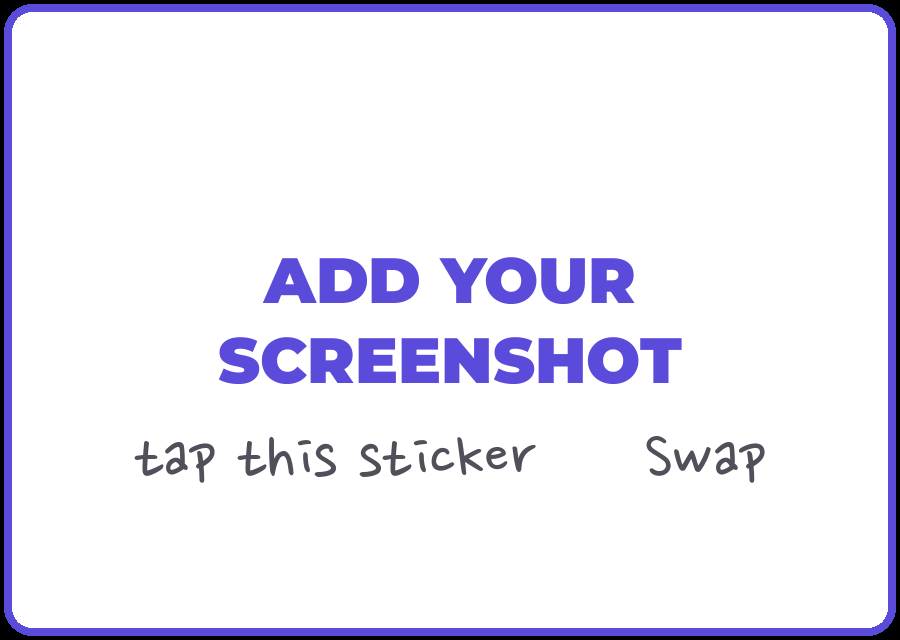
#> input picture onetake/assets/placeholder.png, 900 x 640 px; its folder holds only this picture in this run
$ python -i analyze.py   (imports and definitions only)   (older library calls are emulated)
#> lines starting #> are read from the running program, lines starting #| are printed output that depends on the picture; after the words box and inside, x2 and y2 are one past the last pixel; in counts of white or black regions, pixels touching at a corner belong together
"""Video analysis: find faces to cover, and pick the best moment of a B-roll clip."""
import math
from pathlib import Path

import cv2
import numpy as np

from . import config


# [140 lines left out: functions _frames, detect_faces, _merge, face_at, best_moment, not called in this run]


# ---------------------------------------------------------------------------
# Burned-in captions (e.g. a CapCut export): find them, and paint them out.

def text_lines(bgr, ref_h=None):
    """Find caption-like text in a frame. Returns (mask of text pixels, [boxes x0,y0,x1,y1 in px]).
    Captions are bright/colored letters with a dark outline or shadow, in wide short lines,
    made of several separate letters (so logos and single bright shapes are ignored)."""
    h, w = bgr.shape[:2]
    rh = ref_h or h  # full-frame height at this scale (bgr may be a horizontal strip)
    gray = cv2.cvtColor(bgr, cv2.COLOR_BGR2GRAY)
    hsv = cv2.cvtColor(bgr, cv2.COLOR_BGR2HSV)
    bright = (gray > 185) | ((hsv[:, :, 1] > 110) & (hsv[:, :, 2] > 170))
    dark = (gray < 70).astype(np.uint8)
    near_dark = cv2.dilate(dark, np.ones((5, 5), np.uint8)) > 0
    cand = (bright & near_dark).astype(np.uint8)
    lines = cv2.morphologyEx(cand, cv2.MORPH_CLOSE, cv2.getStructuringElement(cv2.MORPH_RECT, (max(9, w // 25), 3)))
    n, lab, stats, _ = cv2.connectedComponentsWithStats(lines, 8)
    boxes = []
    mask = np.zeros_like(cand)
    for i in range(1, n):
        x, y, bw, bh, area = stats[i]
        if bw < w * 0.12 or not (rh * 0.012 <= bh <= rh * 0.12) or bw < bh * 2.2:
            continue
        cx = x + bw / 2
        if not (w * 0.15 < cx < w * 0.85):
            continue
        sub = cand[y:y + bh, x:x + bw]
        if sub.mean() < 0.08:
            continue
        letters = cv2.connectedComponents(sub, 8)[0] - 1
        if letters < 4:
            continue
        boxes.append((int(x), int(y), int(x + bw), int(y + bh)))
        mask[lab == i] = 1  # the whole closed text line, not just the letter fill
    return mask, boxes


# [39 lines left out: function scan_burned_text, not called in this run]


def remove_burned_text(frame, band=None, scale=0.5, state=None):
    """Paint out burned-in caption text in place (inside the band of the frame, if given).
    Pass the same `state` dict for consecutive frames: if detection misses a frame, the last
    mask is reused briefly so old captions don't flicker back."""
    H, W = frame.shape[:2]
    y0, y1 = (int(band[0] * H), int(band[1] * H)) if band else (0, H)
    roi = frame[y0:y1]
    if roi.size == 0:
        return
    small = cv2.resize(roi, (int(W * scale), max(1, int((y1 - y0) * scale))), interpolation=cv2.INTER_AREA)
    mask, boxes = text_lines(small, ref_h=H * scale)
    if state is not None:
        if boxes:
            state["mask"], state["miss"] = mask, 0
        elif state.get("mask") is not None and state.get("miss", 0) < 4 and state["mask"].shape == mask.shape:
            mask, boxes = state["mask"], [None]
            state["miss"] = state.get("miss", 0) + 1
    if not boxes:
        return
    # cover each text line plus its outline and drop shadow
    k = max(9, int(small.shape[1] * 0.03)) | 1
    m = cv2.dilate(mask, cv2.getStructuringElement(cv2.MORPH_ELLIPSE, (k, k)))
    filled = cv2.inpaint(small, m * 255, 7, cv2.INPAINT_TELEA)
    filled = cv2.GaussianBlur(filled, (9, 9), 0)
    big = cv2.resize(filled, (W, y1 - y0), interpolation=cv2.INTER_LINEAR)
    mb = cv2.resize(cv2.GaussianBlur(m.astype(np.float32), (5, 5), 0), (W, y1 - y0))[:, :, None]
    mb = np.clip(mb * 1.2, 0, 1)
    frame[y0:y1] = (big * mb + roi * (1 - mb)).astype(np.uint8)


# [24 lines left out: function face_focus, not called in this run]

>>> import cv2
>>> picture = cv2.imread('../assets/placeholder.png')
#> picture is the input picture: shape (640, 900, 3); mean B, G, R 244.8, 232.8, 234.1
>>> result = remove_burned_text(picture)
#> in remove_burned_text, `small = cv2.resize(roi, (int(W * scale), max(1, int((y1 - y0) * scale)..`:
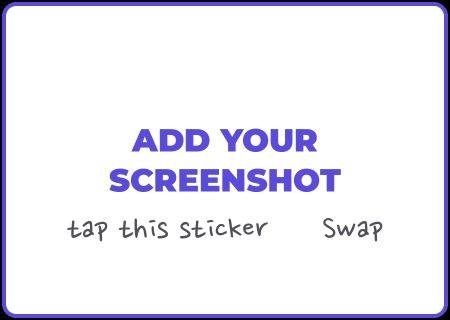
#> small: shape (320, 450, 3); mean B, G, R 244.8, 232.8, 234.1
#> in text_lines, `gray = cv2.cvtColor(bgr, cv2.COLOR_BGR2GRAY)`:
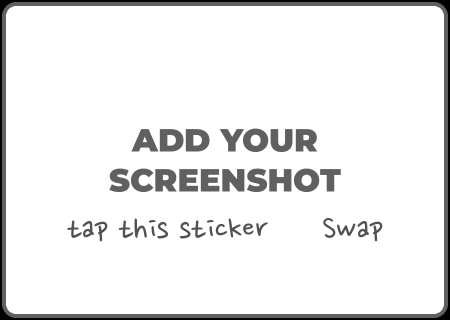
#> gray: shape (320, 450); min 0, max 255, mean 234.5
#> in text_lines, `hsv = cv2.cvtColor(bgr, cv2.COLOR_BGR2HSV)`: hsv: shape (320, 450, 3); mean H, S, V 12.6, 14.1, 244.8
#> in text_lines, `bright = (gray > 185) | ((hsv[:, :, 1] > 110) & (hsv[:, :, 2] > 170))`:
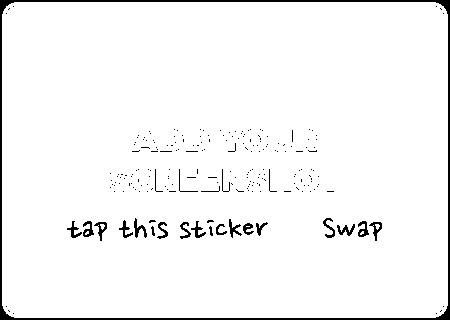
#> bright: shape (320, 450) bool; 96.4% white; 213 black regions (189 under 20 px), largest, box (x1, y1, x2, y2) and area: (0, 0, 450, 320) 3272, (134, 218, 147, 238) 102, (337, 224, 355, 236) 98
#> in text_lines, `dark = (gray < 70).astype(np.uint8)`:
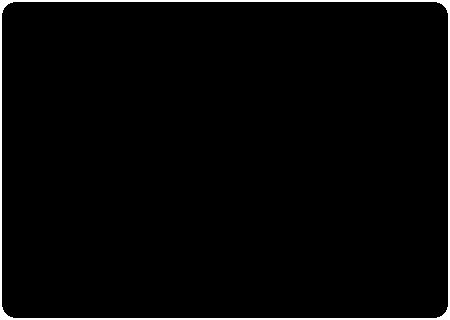
#> dark: shape (320, 450); values 0 (black) and 1 (white), 2.2% white; 1 white region, box (x1, y1, x2, y2) and area: (0, 0, 450, 320) 3240
#> in text_lines, `near_dark = cv2.dilate(dark, np.ones((5, 5), np.uint8)) > 0`:
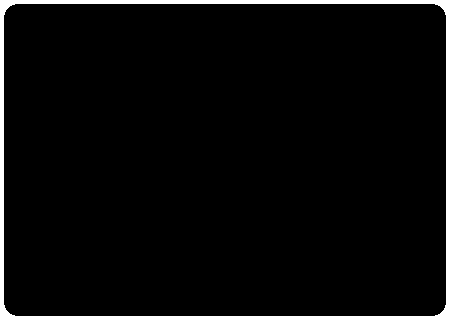
#> near_dark: shape (320, 450) bool; 4.4% white; 1 white region, box (x1, y1, x2, y2) and area: (0, 0, 450, 320) 6272
#> in text_lines, `cand = (bright & near_dark).astype(np.uint8)`:
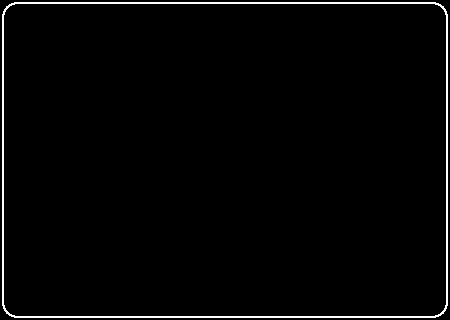
#> cand: shape (320, 450); values 0 (black) and 1 (white), 2.1% white in thin lines or dots
#> in text_lines, `lines = cv2.morphologyEx(cand, cv2.MORPH_CLOSE, cv2.getStructuringElem..`:
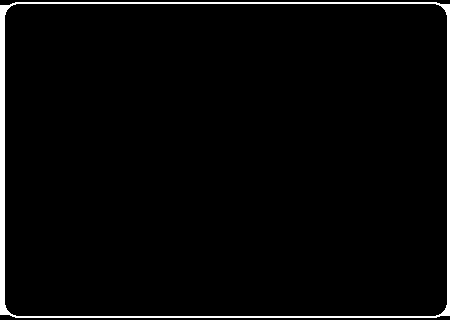
#> lines: shape (320, 450); values 0 (black) and 1 (white), 3% white; 1 white region, box (x1, y1, x2, y2) and area: (0, 2, 450, 318) 4352
#> in text_lines, `n, lab, stats, _ = cv2.connectedComponentsWithStats(lines, 8)`: n = 2; stats = [[0, 0, 450, 320, 139648], [0, 2, 450, 316, 4352]]
#> the loop in text_lines, `for i in range(1, n):` made 1 pass
#> after the loop in text_lines, `for i in range(1, n):`: mask: shape (320, 450); every value is 0
#> after the loop in text_lines, `for i in range(1, n):`: boxes = []
